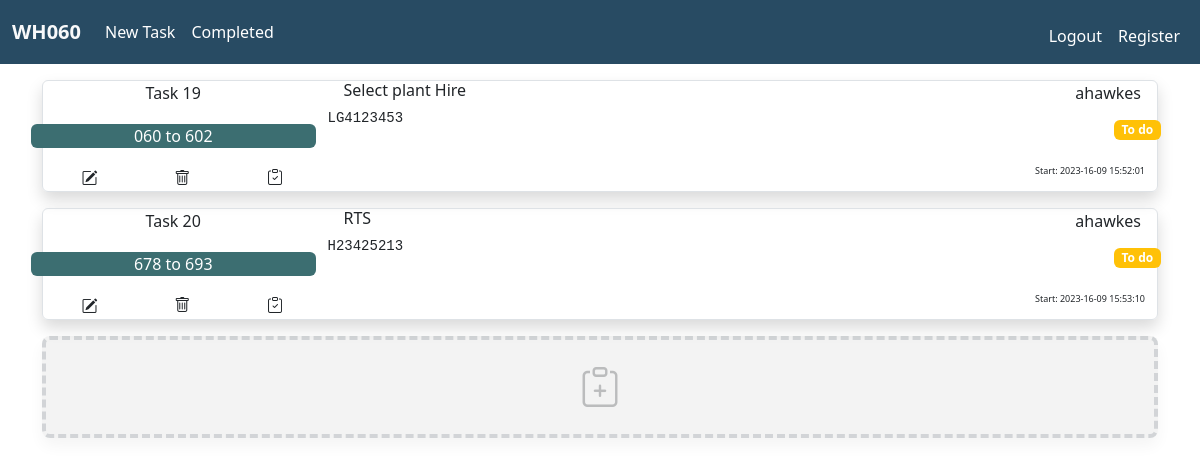
Before: / (signed in) with the older database file.
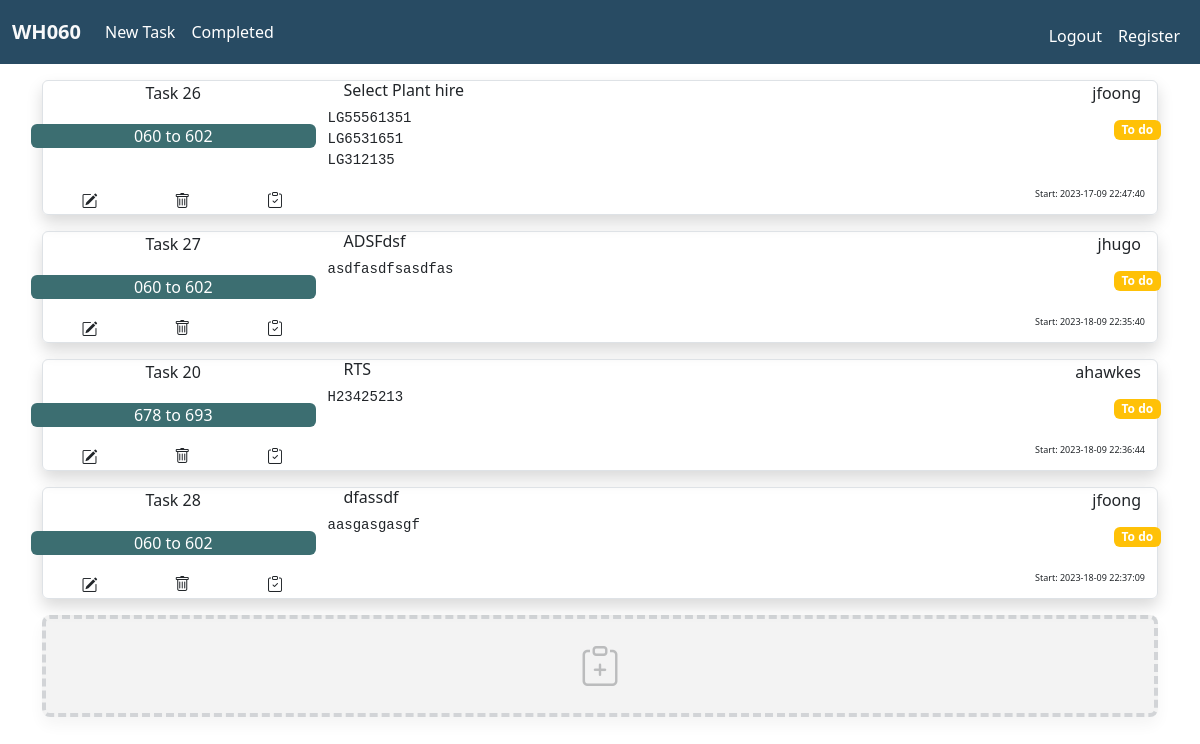
After: the same page with the newer database file.
### tables this page shows
CREATE TABLE tasks (task_id INTEGER PRIMARY KEY AUTOINCREMENT NOT NULL, user_id INTEGER NOT NULL, task_name TEXT NOT NULL, reference TEXT NOT NULL, task TEXT NOT NULL, datetime DATETIME, status TEXT DEFAULT "To do", completed_datetime DATETIME, FOREIGN KEY (user_id) REFERENCES users(id));

CREATE TABLE users (id INTEGER PRIMARY KEY AUTOINCREMENT NOT NULL, username TEXT NOT NULL);

### app.py (the view)
@app.route("/")
@login_required
def index():
    conn = sqlite3.connect(my_file)
    conn.row_factory = sqlite3.Row
    cur = conn.cursor()
    res = cur.execute(
        "SELECT * FROM tasks JOIN users ON id = user_id WHERE status = 'To do' ORDER BY datetime"
    )
    tasks = res.fetchall()
    cur.close()
    conn.close()
    return render_template("index.html", tasks=tasks)

### app.py (called while the page is built)
@app.after_request
def after_request(response):
    response.headers["Cache-Control"] = "no-cache, no-store, must-revalidate"
    response.headers["Expires"] = 0
    response.headers["Pragma"] = "no-cache"
    return response

### helpers.py (called while the page is built)
def login_required(f):
    @wraps(f)
    def decorated_function(*args, **kwargs):
        if session.get("user_id") is None:
            return redirect("/login")
        return f(*args, **kwargs)
    return decorated_function

### templates/index.html (shortened to what this page needs)
{% extends "layout.html" %}
{% block main %}
{% for task in tasks %}
<div class="container px-0 my-3 border shadow text-center rounded">
  <div class="row no-gutters px-0">
    <div class="col-3 px-0">
      <span>Task {{ task.task_id }}</span>
    </div>
    <div class="col">
      <h6 class="text-start mx-3">{{ task.reference }}</h6>
    </div>
    <div class="col-3 d-flex justify-content-end">
      <span class="pe-3">{{ task.username }} </span>
    </div>
  </div>
  <div class="row no-gutters">
    <div class="col-3 rounded my-3 p-0">
      <div class="container rounded px-2 task_name_box">
      <span>{{ task.task_name }}</span>
      </div>
    </div>
    <div class="col-6 text-start">
      <pre class="task_text">
            {{ task.task }}
      </pre>
    </div>
    <div class="col-3 text-end p-2">
      <span class="badge bg-warning">{{ task.status }}</span>
    </div>
  </div>
  <div class="container">
    <div class="row no-gutters p-0">
      <div class="col-1 d-flex justify-content-center rounded-start p-0 m-0">
        <form action="/edittask" method="get">
          <button type="submit" class="btn m-0 p-0" name=task_id value="{{ task.task_id }}">
              <i class="bi bi-pencil-square"></i></button>
        </form>
      </div>
      <div class="col-1 d-flex justify-content-center px-0 m-0">
        <button type="button" class="btn m-0 p-0" data-bs-toggle="modal" data-bs-target="#confirmdelete_{{ task.task_id }}"><i
            class="bi bi-trash"></i></button>
      </div>
      <div class="col-1 d-flex justify-content-center px-0 m-0">
        <form action="/completetask" method="post">
          <button type="submit" class="btn m-0 p-0 d-flex flex-row-reverse" name=task_id value="{{ task.task_id }}"><i
              class="bi bi-clipboard-check"></i></button>
        </form>
      </div>
      <div class="col-6">
      </div>
      <div class="col-3 d-flex justify-content-end">
        <span class="date_time">Start: {{ task.datetime }}</span>
      </div>
    </div>
  </div>
</div>
{% endfor %}
<div class="container secondary border-secondary shadow rounded-3 border-4 newtask_container">
    <a class="btn btn-block w-100 py-3" href="/newtask"><i class="bi bi-clipboard-plus newtask_icon"></i></a>
</div>
{% endblock %}

Changed rows visible on the page:
removed tasks: task_id "19", reference "Select plant Hire", username "ahawkes", task_name "060 to 602", task "LG4123453", status "To do", datetime "2023-16-09 15:52:01"
added tasks: task_id "26", reference "Select Plant hire", username "jfoong", task_name "060 to 602", task "LG55561351 LG6531651 LG312135", status "To do", datetime "2023-17-09 22:47:40"
added tasks: task_id "27", reference "ADSFdsf", username "jhugo", task_name "060 to 602", task "asdfasdfsasdfas", status "To do", datetime "2023-18-09 22:35:40"
changed tasks "RTS": datetime "2023-16-09 15:53:10" → "2023-18-09 22:36:44"
added tasks: task_id "28", reference "dfassdf", username "jfoong", task_name "060 to 602", task "aasgasgasgf", status "To do", datetime "2023-18-09 22:37:09"
